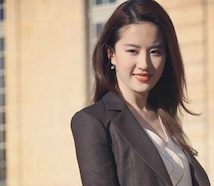
#> input picture opencv_study_notes/imori.jpg, 214 x 186 px
$ jupyter execute Question_01-10.ipynb   (older library calls are emulated)
#> lines starting #> are read from the running program, lines starting #| are printed output that depends on the picture; after the words box and inside, x2 and y2 are one past the last pixel; in counts of white or black regions, pixels touching at a corner belong together
#由于在jupyter上直接显示图片过于麻烦，所以都将输出图片保存，仅展示第一个问题的例子，如果要显示，则将每个代码的最后两行显示图片的代码取消注释即可

问题一：通道交换

读取图像，然后将$\text{RGB}$通道替换成$\text{BGR}$通道。

下面的代码用于提取图像的红色通道。

注意，cv2.imread() 的系数是按$\text{BGR}$顺序排列的！

其中的变量red表示的是仅有原图像红通道的imori.jpg。

[cell 1]
import cv2
from IPython.display import Image as IMG

# Read image
img = cv2.imread("imori.jpg")
#> img is the input picture: shape (186, 214, 3); mean B, G, R 130.9, 149.3, 170
b = img[:, :, 0].copy()
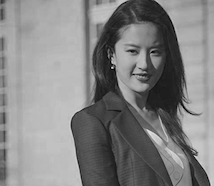
#> b: shape (186, 214); min 0, max 227, mean 130.9
g = img[:, :, 1].copy()
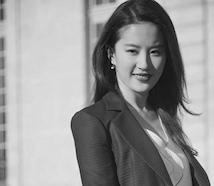
#> g: shape (186, 214); min 0, max 234, mean 149.3
r = img[:, :, 2].copy()
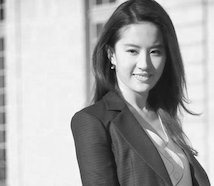
#> r: shape (186, 214); min 0, max 252, mean 170

# RGB > BGR
img[:, :, 0] = r
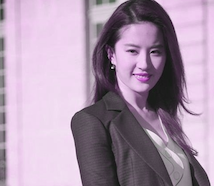
#> img: shape (186, 214, 3); mean B, G, R 170, 149.3, 170
img[:, :, 1] = g
img[:, :, 2] = b

# Save result
cv2.imwrite("out.jpg", img)
display(IMG('imori.jpg'))
display(IMG('out.jpg'))

问题二：灰度化（Grayscale）

将图像灰度化吧！

灰度是一种图像亮度的表示方法，通过下式计算： $$ Y = 0.2126\ R + 0.7152\ G + 0.0722\ B $$

[cell 2]
import cv2
import numpy as np
def BGRGRAY(img):
    b = img[:, :, 0].copy()
    g = img[:, :, 1].copy()
    r = img[:, :, 2].copy()

    out = 0.216*r + 0.7152*g +0.0722*b
    out = out.astype(np.uint8)
    return out
img = cv2.imread("imori.jpg").astype(np.float)   #变成浮点数方便进行矩阵运算
out = BGRGRAY(img)

# Save result
cv2.imwrite("out.jpg", out)
#> Out = True
# display(IMG('imori.jpg'))
# display(IMG('out.jpg'))

问题三：二值化（Thresholding）

把图像进行二值化吧。

二值化是将图像使用黑和白两种颜色表示的方法。

我们将灰度的阈值设置为$128$来进行二值化，即： $$ y= \begin{cases} 0& (\text{if}\quad y < 128) \ 255& (\text{else}) \end{cases} $$

[cell 3]
import cv2
import numpy as np
from IPython.display import Image as IMG
def BGRGRAY(img):
    b = img[:, :, 0].copy()
    g = img[:, :, 1].copy()
    r = img[:, :, 2].copy()

    out = 0.216*r + 0.7152*g +0.0722*b
    out = out.astype(np.uint8)
    return out
def binarization(img, th=128):
#> called with th = 128
    img[img < 128] = 0
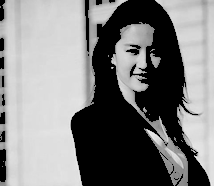
#> img: shape (186, 214); min 0, max 236, mean 127.8
    img[img >= 128] =255
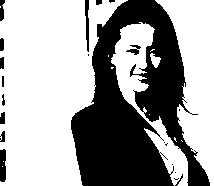
#> img: shape (186, 214); 63.1% white; 21 black regions (8 under 20 px), largest, box (x1, y1, x2, y2) and area: (71, 0, 210, 186) 13910, (0, 149, 6, 182) 184, (85, 0, 89, 52) 151
    return img
img = cv2.imread("imori.jpg").astype(np.float)   #变成浮点数方便进行矩阵运算
out = BGRGRAY(img)
out = binarization(out)

# Save result
cv2.imwrite("out.jpg", out)
#> Out = True
# display(IMG('imori.jpg'))
# display(IMG('out.jpg'))

图像阈值处理cv2.threshold()函数

[cell 4]
import cv2
import numpy as np
img = cv2.imread("imori.jpg")
img = cv2.cvtColor(img, cv2.COLOR_BGR2GRAY)
ret,thresh1 = cv2.threshold(img, 128, 255,cv2.THRESH_BINARY)
#> thresh1: shape (186, 214); 63.1% white; 23 black regions (9 under 20 px), largest, box (x1, y1, x2, y2) and area: (71, 0, 210, 186) 13889, (0, 149, 6, 182) 186, (85, 0, 89, 52) 152

# Save result
cv2.imwrite("out.jpg", thresh1)
#> Out = True
# display(IMG('imori.jpg'))
# display(IMG('out.jpg'))

问题四：大津二值化算法（Otsu's Method）

使用大津算法来二值化图像吧。

大津算法，也被称作最大类间方差法，是一种可以自动确定二值化中阈值的算法。

从类内方差和类间方差的比值计算得来：

小于阈值$t$的类记作$0$，大于阈值$t$的类记作$1$；
$w_0$和$w_1$是被阈值$t$分开的两个类中的像素数占总像素数的比率（满足$w_0+w_1=1$）；
${S_0}^2$， ${S_1}^2$是这两个类中像素值的方差；
$M_0$，$M_1$是这两个类的像素值的平均值；
即：

类内方差：${S_w}^2=w_0\ {S_0}^2+w_1\ {S_1}^2$
类间方差：${S_b}^2 = w_0 \ (M_0 - M_t)^2 + w_1\ (M_1 - M_t)^2 = w_0\ w_1\ (M_0 - M_1) ^2$
图像所有像素的方差：${S_t}^2 = {S_w}^2 + {S_b}^2 = \text{常数}$
根据以上的式子，我们用以下的式子计算分离度$X$：^1

$$ X = \frac{{S_b}^2}{{S_w}^2} = \frac{{S_b}^2}{{S_t}^2 - {S_b}^2} $$

也就是说： $$ \arg\max\limits_{t}\ X=\arg\max\limits_{t}\ {S_b}^2 $$ 换言之，如果使${S_b}^2={w_0}\ {w_1}\ (M_0 - M_1)^2$最大，就可以得到最好的二值化阈值$t$。

[cell 5]
#用numpy方法
img = cv2.imread('imori.jpg')
img = img.astype(np.float)
H, W, C = img.shape
#> H = 186; W = 214; C = 3
# 灰度化
out = 0.2126*img[:,:,2] + 0.7152*img[:,:,1] + 0.0722*img[:,:,0]
out = out.astype(np.uint8)
# 初始化类间方差和最佳阈值
max_sigma = 0
max_t = 0
# 遍历迭代
for _t in range(1, 255):
    # 小于阈值t的类v0
    v0 = out[np.where(out<_t)]
    # 计算v0均值
    M0 = np.mean(v0) if len(v0) > 0 else 0.
    # v0类像素占比
    w0 = len(v0)/(H*W)
    # 大于阈值t的类v1
    v1 = out[np.where(out>=_t)]
    # 计算v1均值
    M1 = np.mean(v1) if len(v1) > 0 else 0.
    # v1类像素占比
    w1 = len(v1)/(H*W)
    # 类间方差
    Sb2 = w0*w1*((M0-M1)**2)
    # 寻优
    if Sb2 > max_sigma:
        max_sigma = Sb2
        max_t = _t
#> this loop made 254 passes
#> (v0, M0, w0, M1, w1, Sb2, max_sigma) on passes 1, 3, 5, 7: ([0, 0, 0, 0, 0, 0, 0, 0, 0, 0], 0, 0.000251, 151.9, 1, 5.8, 5.8), ([0, 0, 2, 0, 0, 0, 2, 0, 0, 0, 0, 0], 0.333, 0.000301, 152, 1, 6.93, 6.93), ([0, 0, 2, 0, 0, 0, 2, 4, 0, 0, 0, 0, 0], 0.615, 0.000327, 152, 1, 7.48, 7.48), ([0, 0, 2, 0, 0, 0, 2, 4, 0, 0, 0, 0, 0, 6], 1, 0.000352, 152, 1, 8.01, 8.01)
#> (M0, w0, M1, w1, Sb2, max_sigma) on passes 8 to 13: (2.33, 0.000452, 152, 1, 10.12, 10.12), (2.63, 0.000477, 152, 1, 10.64, 10.64), (2.95, 0.000502, 152, 0.999, 11.15, 11.15), (3.87, 0.000578, 152, 0.999, 12.67, 12.67), (4.17, 0.000603, 152, 0.999, 13.17, 13.17), (4.48, 0.000628, 152, 0.999, 13.66, 13.66)
#> after the loop, max_sigma = 4288.6; max_t = 137

# 打印最佳阈值
print(max_t)
#| 137

[cell 6]
img = cv2.imread('imori.jpg')
# 灰度化
img = cv2.cvtColor(img, cv2.COLOR_BGR2GRAY)
# 大津法阈值化处理
ret, th = cv2.threshold(img, 0, 255, cv2.THRESH_BINARY+cv2.THRESH_OTSU)
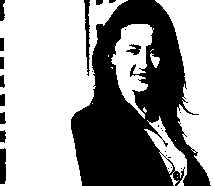
#> th: shape (186, 214); 61.3% white; 25 black regions (13 under 20 px), largest, box (x1, y1, x2, y2) and area: (71, 0, 211, 186) 14372, (84, 0, 90, 76) 250, (0, 148, 6, 184) 206
#> ret = 138

# Save result
cv2.imwrite("out.jpg", thresh1)
# display(IMG('imori.jpg'))
# display(IMG('out.jpg'))
print(ret,'最优阈值')
#| 138.0 最优阈值
